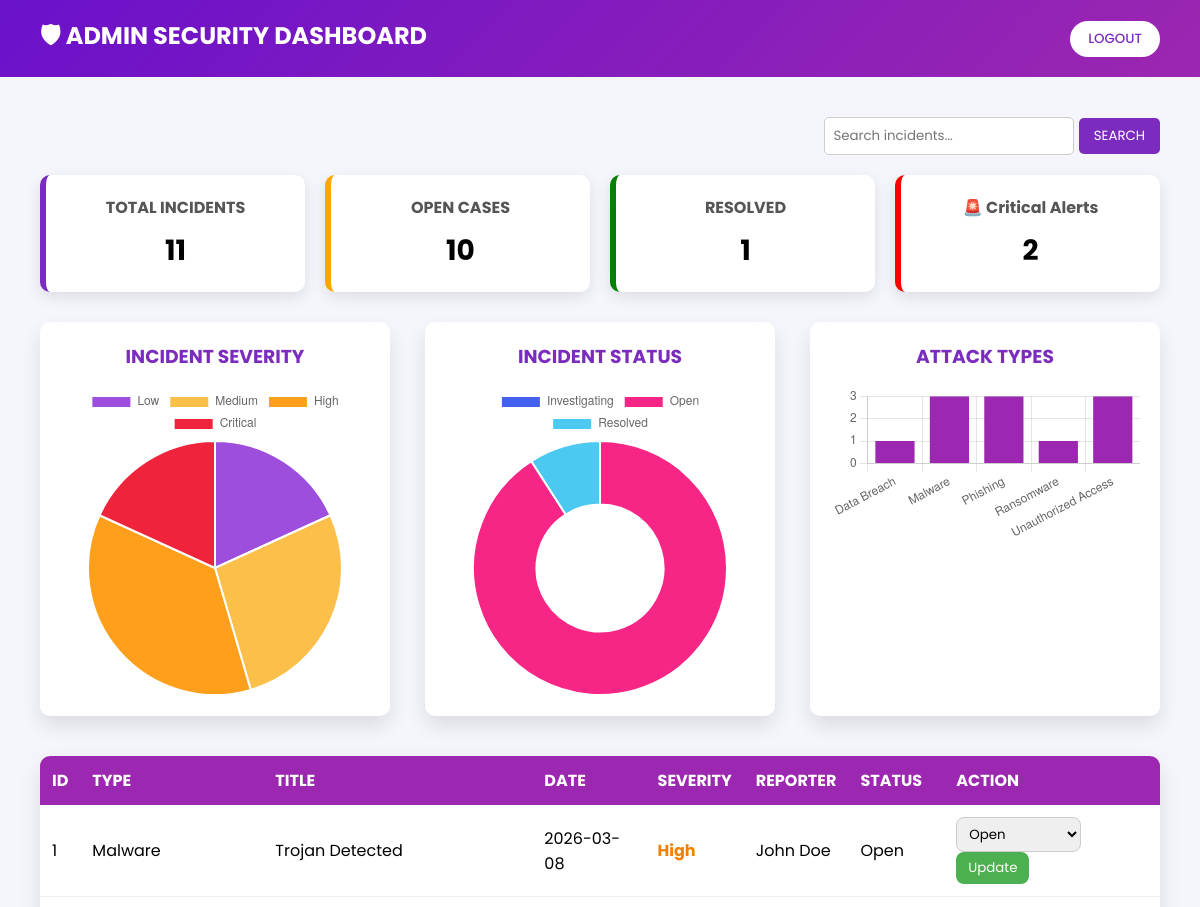
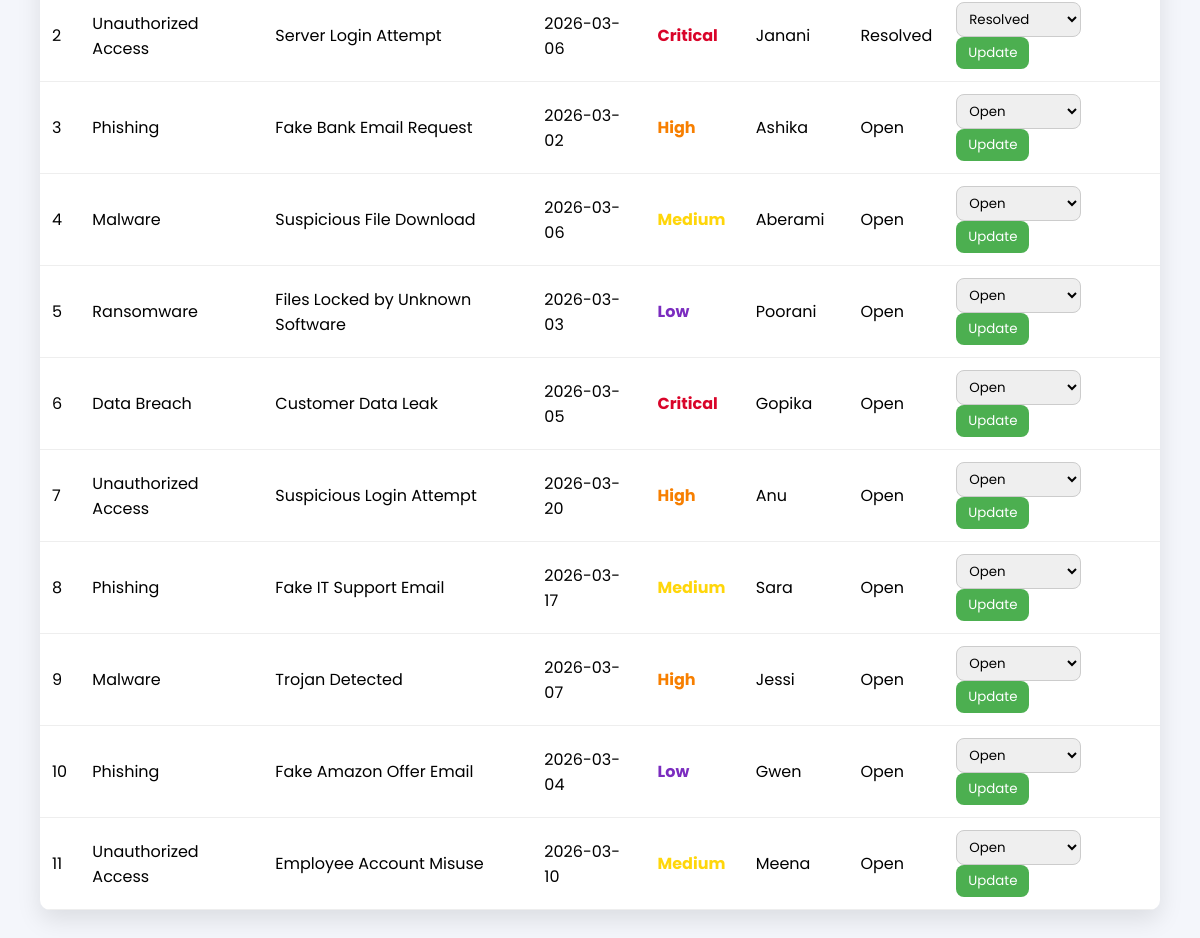
Page /admin_dashboard (signed in) on the committed database (2 pictures, top to bottom).
### tables this page shows
CREATE TABLE incidents(
        id INTEGER PRIMARY KEY AUTOINCREMENT,
        incident_type TEXT,
        title TEXT,
        incident_date TEXT,
        severity TEXT,
        affected_system TEXT,
        reporter TEXT,
        description TEXT,
        status TEXT DEFAULT 'Open'
    );

### app.py (the view)
@app.route("/admin_dashboard", methods=["GET","POST"])
def admin_dashboard():
    if "user" not in session or session.get("role") != "admin":
        return redirect("/login")
    query = "SELECT * FROM incidents"
    search_term = ""
    if request.method == "POST":
        search_term = request.form.get("search")
        query += " WHERE title LIKE ? OR incident_type LIKE ? OR reporter LIKE ?"
        params = ('%'+search_term+'%','%'+search_term+'%','%'+search_term+'%')
    else:
        params = ()
    conn = sqlite3.connect(DATABASE)
    cursor = conn.cursor()
    if params:
        cursor.execute(query, params)
    else:
        cursor.execute(query)
    incidents = cursor.fetchall()
    cursor.execute("SELECT severity, COUNT(*) FROM incidents GROUP BY severity")
    stats = cursor.fetchall()
    severity_counts = {
        "Low":0,
        "Medium":0,
        "High":0,
        "Critical":0
    }
    for row in stats:
        severity_counts[row[0]] = row[1]
    cursor.execute("SELECT status, COUNT(*) FROM incidents GROUP BY status")
    status_stats = cursor.fetchall()
    status_counts = {
        "Open":0,
        "Investigating":0,
        "Resolved":0
    }
    for row in status_stats:
        status_counts[row[0]] = row[1]
    cursor.execute("SELECT incident_type, COUNT(*) FROM incidents GROUP BY incident_type")
    attack_stats = cursor.fetchall()
    attack_counts = {}
    for row in attack_stats:
        attack_counts[row[0]] = row[1]
    conn.close()
    return render_template(
        "admin_dashboard.html",
        incidents=incidents,
        search_term=search_term,
        severity_counts=severity_counts,
        status_counts=status_counts,
        attack_counts=attack_counts
    )

### templates/admin_dashboard.html (shortened to what this page needs)
<!DOCTYPE html>
<html lang="en">
<head>
</head>
<body>
<header>
<h1>🛡 ADMIN SECURITY DASHBOARD</h1>
<a href="/logout">
<button class="logout-btn">LOGOUT</button>
</a>
</header>
<div class="container">
<div class="search-container">
<form method="POST">
<input type="text" name="search" placeholder="Search incidents..." value="{{ search_term }}">
<button type="submit">SEARCH</button>
</form>
</div>
<div class="alert-panel">
<div class="alert-card total">
<h3>TOTAL INCIDENTS</h3>
<p>{{ incidents|length }}</p>
</div>
<div class="alert-card open">
<h3>OPEN CASES</h3>
<p>{{ status_counts["Open"] }}</p>
</div>
<div class="alert-card resolved">
<h3>RESOLVED</h3>
<p>{{ status_counts["Resolved"] }}</p>
</div>
<div class="alert-card critical-alert" id="criticalBox">
<h3>🚨 Critical Alerts</h3>
<p>{{ severity_counts["Critical"] }}</p>
</div>
</div>
<div class="charts">
<div class="chart-box">
<h3>INCIDENT SEVERITY</h3>
<canvas id="severityChart"></canvas>
</div>
<div class="chart-box">
<h3>INCIDENT STATUS</h3>
<canvas id="statusChart"></canvas>
</div>
<div class="chart-box">
<h3>ATTACK TYPES</h3>
<canvas id="attackChart"></canvas>
</div>
</div>
<table>
<tr>
<th>ID</th>
<th>TYPE</th>
<th>TITLE</th>
<th>DATE</th>
<th>SEVERITY</th>
<th>REPORTER</th>
<th>STATUS</th>
<th>ACTION</th>
</tr>
{% for incident in incidents %}
<tr>
<td>{{ incident[0] }}</td>
<td>{{ incident[1] }}</td>
<td>{{ incident[2] }}</td>
<td>{{ incident[3] }}</td>
<td class="sev-{{ incident[4]|lower }}">
{{ incident[4] }}
</td>
<td>{{ incident[6] }}</td>
<td>{{ incident[8] }}</td>
<td>
<form action="/update_status/{{ incident[0] }}" method="POST">
<select name="status">
<option value="Open" {% if incident[8]=='Open' %}selected{% endif %}>Open</option>
<option value="Resolved" {% if incident[8]=='Resolved' %}selected{% endif %}>Resolved</option>
</select>
<button class="update-btn" type="submit">Update</button>
</form>
</td>
</tr>
{% endfor %}
</table>
</div>
<script>
/* Critical Alert Blink */
const criticalCount = {{ severity_counts["Critical"] | default(0) }};
if(criticalCount > 0){
document.getElementById("criticalBox").classList.add("blink");
}
/* Data from Flask */
const severityData = {{ severity_counts | tojson }};
const statusData = {{ status_counts | tojson }};
const attackData = {{ attack_counts | tojson }};
/* SEVERITY CHART */
/* ==============================
   SEVERITY PIE CHART (FIXED)
============================== */
const low = severityData.Low || 0;
const medium = severityData.Medium || 0;
const high = severityData.High || 0;
const critical = severityData.Critical || 0;
new Chart(document.getElementById("severityChart"), {
type: "pie",
data: {
labels: ["Low","Medium","High","Critical"],
datasets: [{
data: [low, medium, high, critical],
backgroundColor: [
"#9d4edd",  // Low - Purple
"#fcbf49",  // Medium - Yellow
"#ff9f1c",  // High - Orange
"#ef233c"  // Critical - Red
],
borderWidth:2,
borderColor:"#ffffff"
}]
},
options:{
plugins:{
legend:{
position:"top"
}
}
}
});
/* STATUS CHART */
new Chart(document.getElementById("statusChart"),{
type:"doughnut",
data:{
labels:Object.keys(statusData),
datasets:[{
data:Object.values(statusData),
backgroundColor:[
"#4361ee",
"#f72585",
"#4cc9f0"
]
}]
}
});
/* ATTACK TYPE CHART */
new Chart(document.getElementById("attackChart"),{
type:"bar",
data:{
labels:Object.keys(attackData),
datasets:[{
label:"Incidents",
data:Object.values(attackData),
backgroundColor:"#9c27b0"
}]
},
options:{
plugins:{legend:{display:false}},
scales:{y:{beginAtZero:true}}
}
});
</script>
</body>
</html>

### templates/admin_dashboard.html (style rules this page uses)
* { margin:0; padding:0; box-sizing:border-box; font-family:'Poppins', sans-serif; }
body { background:#f4f6fb; }
header { background:linear-gradient(135deg,#6a11cb,#9c27b0); color:white; padding:18px 40px; display:flex; justify-content:space-between; align-items:center; }
header h1 { font-size:24px; }
.logout-btn { background:white; color:#7b2cbf; border:none; padding:8px 18px; border-radius:20px; font-weight:500; cursor:pointer; }
.container { padding:40px; }
.search-container { display:flex; justify-content:flex-end; margin-bottom:20px; }
.search-container input { padding:8px; width:250px; border-radius:5px; border:1px solid #ccc; }
.search-container button { padding:8px 15px; border:none; background:#7b2cbf; color:white; border-radius:5px; cursor:pointer; }
table { width:100%; border-collapse:collapse; background:white; border-radius:10px; overflow:hidden; box-shadow:0 10px 25px rgba(0,0,0,0.1); }
th { background:#9c27b0; color:white; padding:12px; text-align:left; }
td { padding:12px; border-bottom:1px solid #eee; }
.sev-low { color:#7b2cbf; font-weight:bold; }
.sev-medium { color:#ffd60a; font-weight:bold; }
.sev-high { color:#f77f00; font-weight:bold; }
.sev-critical { color:#d90429; font-weight:bold; }
select { padding:6px 8px; border-radius:8px; border:1px solid #ccc; }
.update-btn { padding:6px 12px; border:none; background:#4CAF50; color:white; border-radius:8px; cursor:pointer; }
.charts { display:flex; justify-content:space-between; gap:30px; margin-bottom:40px; flex-wrap:wrap; }
.chart-box { background:white; padding:20px; border-radius:10px; box-shadow:0 10px 20px rgba(0,0,0,0.1); width:350px; text-align:center; }
.chart-box h3 { margin-bottom:15px; color:#7b2cbf; }
.alert-panel { display:flex; gap:20px; margin-bottom:30px; flex-wrap:wrap; }
.alert-card { flex:1; min-width:200px; background:white; padding:20px; border-radius:10px; box-shadow:0 5px 15px rgba(0,0,0,0.1); text-align:center; }
.alert-card h3 { margin-bottom:10px; font-size:16px; color:#555; }
.alert-card p { font-size:28px; font-weight:bold; }
.total { border-left:6px solid #7b2cbf; }
.open { border-left:6px solid orange; }
.resolved { border-left:6px solid green; }
.critical-alert { border-left:6px solid red; }
.blink { animation: blinkAlert 1s infinite; }

### rows in the picture
incidents: id "1", incident_type "Malware", title "Trojan Detected", incident_date "2026-03-08", severity "High", reporter "John Doe", status "Open"
incidents: id "2", incident_type "Unauthorized Access", title "Server Login Attempt", incident_date "2026-03-06", severity "Critical", reporter "Janani", status "Resolved"
incidents: id "3", incident_type "Phishing", title "Fake Bank Email Request", incident_date "2026-03-02", severity "High", reporter "Ashika", status "Open"
incidents: id "4", incident_type "Malware", title "Suspicious File Download", incident_date "2026-03-06", severity "Medium", reporter "Aberami", status "Open"
incidents: id "5", incident_type "Ransomware", title "Files Locked by Unknown Software", incident_date "2026-03-03", severity "Low", reporter "Poorani", status "Open"
incidents: id "6", incident_type "Data Breach", title "Customer Data Leak", incident_date "2026-03-05", severity "Critical", reporter "Gopika", status "Open"
incidents: id "7", incident_type "Unauthorized Access", title "Suspicious Login Attempt", incident_date "2026-03-20", severity "High", reporter "Anu", status "Open"
incidents: id "8", incident_type "Phishing", title "Fake IT Support Email", incident_date "2026-03-17", severity "Medium", reporter "Sara", status "Open"
incidents: id "9", incident_type "Malware", title "Trojan Detected", incident_date "2026-03-07", severity "High", reporter "Jessi", status "Open"
incidents: id "10", incident_type "Phishing", title "Fake Amazon Offer Email", incident_date "2026-03-04", severity "Low", reporter "Gwen", status "Open"
incidents: id "11", incident_type "Unauthorized Access", title "Employee Account Misuse", incident_date "2026-03-10", severity "Medium", reporter "Meena", status "Open"

### other values in the picture
{{ incidents|length }} "11"
{{ status_counts["Open"] }} "10"
{{ status_counts["Resolved"] }} "1"
{{ severity_counts["Critical"] }} "2"
chart data {{ severity_counts | tojson }} {"Critical": 2, "High": 4, "Low": 2, "Medium": 3}
chart data {{ status_counts | tojson }} {"Investigating": 0, "Open": 10, "Resolved": 1}
chart data {{ attack_counts | tojson }} {"Data Breach": 1, "Malware": 3, "Phishing": 3, "Ransomware": 1, "Unauthorized Access": 3}
